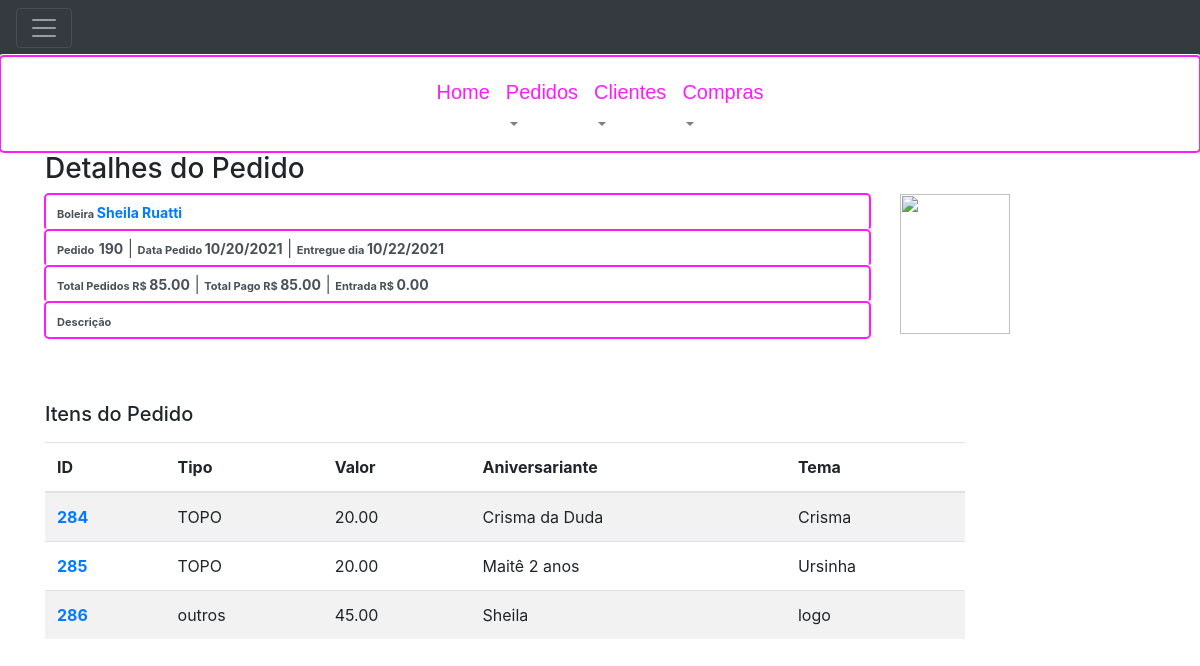
The app's page /orders/190/detail/ (signed in) with its own data.
### order_control/models.py (models this page shows, shortened)
class Order(models.Model):
    createdAt = models.DateTimeField(auto_now_add=True)
    deliveryAt = models.DateTimeField(null=True, blank=True, verbose_name="Entregar em")
    delivered = models.BooleanField(default=False, verbose_name="Entregue")
    description = models.TextField(max_length=255, null=True, blank=True)
    downPayment = models.DecimalField(max_digits=8, decimal_places=2, verbose_name='Entrada R$', null=True, blank=True, default=0.00)
    totalOrder = models.DecimalField(max_digits=8, decimal_places=2, verbose_name='Total Pedido R$', null=True, blank=True, default=0.00)
    totalPayment = models.DecimalField(max_digits=8, decimal_places=2, verbose_name='Total Pago R$', null=True, blank=True, default=0.00)
    client = models.ForeignKey(Client, on_delete=models.PROTECT, related_name="client", verbose_name='Cliente')
    class Meta:
        unique_together = ['client', 'id']
        ordering = ['-id']

class Client (models.Model):
    createAt = models.DateTimeField(auto_now_add=True)
    name = models.CharField(max_length=255, verbose_name='Nome do Cliente')
    phone = models.CharField(max_length=15, null=True, blank=True, verbose_name='Telefone')
    picture = models.FileField(upload_to='clients/', null=True, blank=True, verbose_name='Foto de Perfil')
    balance = models.DecimalField(max_digits=8, decimal_places=2, default=0.0, verbose_name='Balanço')
    active = models.BooleanField(default=True, verbose_name="Ativo")
    cakeMaker = models.BooleanField(default=False, verbose_name='Boleira')
    password = models.CharField(max_length=50, verbose_name="Senha")
    class Meta:
        ordering = ['id']

class BoxTop(models.Model):
    gift = models.BooleanField(default=False, verbose_name="Brinde?")
    type = models.CharField(max_length=255, choices=BOX_TOP_CHOICES)
    theme = models.CharField(max_length=255)
    birthdayName = models.CharField(max_length=255, null=True, blank=True)
    amount = models.DecimalField(max_digits=8, decimal_places=2, default=0.00, verbose_name='Valor total R$')
    description = models.CharField(max_length=255, null=True, blank=True)
    storedIn = models.FileField(upload_to='boxes/', null=True, blank=True, verbose_name='Figura')
    order = models.ForeignKey(Order, related_name='items', on_delete=models.PROTECT)
    class Meta:
        unique_together = ['order', 'id']
        ordering = ['id']

### order_control/views.py (the view)
# urls.py: path('orders/<int:id>/detail/', views.order_details, name='order_detail'),
@login_required(login_url=reverse_lazy('order_control:login'))
def order_details(request, id):
    order = Order.objects.get(id=id)
    order_items = BoxTop.objects.filter(order=order)
    return render(request, 'order_control/order/detail.html',
                  {'order': order, 'order_items': order_items})

### templates/order_control/order/detail.html (shortened to what this page needs)
{% extends "layout.html" %}
{% block content %}
<div class="container" xmlns="http://www.w3.org/1999/html">
        <h3> Detalhes do Pedido </h3>
        <div class="form-group">
            <div class="row">
                <div  id="head" class="col-sm-9" >
                    <div class='form-control'>
                        <span class='label label-default' style='font-size:11px;'>
                            <strong>
                                {% if order.client.cakeMaker%}
                                    Boleira
                                {% else %}
                                    cliente
                                {% endif %}
                            </strong>
                        </span>
                        <span class='label label-default' style='font-size:14px;'  >
                            <a href="{% url 'order_control:client_detail'  order.client.id %}">
                                <strong>{{ order.client.name }}</strong></span>
                    </div>
                    <div class='form-control'>
                        <span class='label label-default' style='font-size:11px;'><strong>Pedido</strong></span>
                        <span class='label label-default' style='font-size:14px;' ><strong>{{ order.id }}</strong></span>
                            |
                            <span class='label label-default' style='font-size:11px;'><strong>Data Pedido </strong></span>
                            <span class='label label-default' style='font-size:14px;' ><strong>{{ order.createdAt|date:"SHORT_DATE_FORMAT" }}</strong></span>
                            {% if order.delivered%}
                                |
                                <span class='label label-default' style='font-size:11px;'><strong>Entregue dia  </strong></span>
                                <span class='label label-default' style='font-size:14px;' ><strong>{{ order.deliveryAt|date:"SHORT_DATE_FORMAT" }}</strong></span>
                            {% endif %}
                    </div>
                    <div class='form-control'>
                        <span class='label label-default' style='font-size:11px;'><strong>Total Pedidos R$ </strong></span>
                        <span class='label label-default' style='font-size:14px;' ><strong>{{ order.totalOrder }}</strong></span>
                         |
                        <span class='label label-default' style='font-size:11px;'><strong>Total Pago R$ </strong></span>
                        <span class='label label-default' style='font-size:14px;' ><strong>{{ order.totalPayment }}</strong></span>
                         |
                        <span class='label label-default' style='font-size:11px;'><strong>Entrada R$ </strong></span>
                        <span class='label label-default' style='font-size:14px;' ><strong>{{ order.downPayment }}</strong></span>
                    </div>
                    <div class='form-control'>
                        <span class='label label-default' style='font-size:11px;'><strong>Descrição</strong></span>
                    </div>
                </div>
                <div id="photo" class="col-sm-3">
                    <img src='{{ MEDIA_URL}}{{ order.client.picture }}' width="110" height="140">
                </div>
            </div>
            <p><h5> Itens do Pedido </h5></p>
            <div class="form-group">
                <div class="row">
                    <div  class="col-sm-10" >
                        <table class="table table-striped table-hover">
                            <thead>
                            <tr>
                                <th>ID</th>
                                <th>Tipo</th>
                                <th>Valor</th>
                                <th>Aniversariante</th>
                                <th>Tema</th>
                            </tr>
                            </thead>
                            <tbody>
                            {% for item in order_items%}
                                <tr>
                                    <td>
                                        <a href="{% url 'order_control:order_items_details' item.id %}">
                                            <strong>{{ item.id }}</strong></span>
                                        </a>
                                    </td>
                                    <td>{{ item.type }}</td>
                                    <td>{{ item.amount }}</td>
                                    <td>{{ item.birthdayName }}</td>
                                    <td>{{ item.theme }}</td>
                                </tr>
                            {% endfor %}
                            </tbody>
                        </table>
                    </div>
                </div>
           </div>
        </div>
    </div>
{% endblock %}

### static/order_control/css/style.css (style rules this page uses)
.form-control, .form-control:focus { box-shadow: 0 0 0 0 rgba(255, 255, 255, 0); border: rgba(255, 255, 255, 0); outline: #fe1bfcff auto 5px ; }

### records on screen
Order: client.name "Sheila Ruatti", id "190", createdAt "10/20/2021", deliveryAt "10/22/2021", totalOrder "85.00", totalPayment "85.00", downPayment "0.00"
BoxTop: id "284", type "TOPO", amount "20.00", birthdayName "Crisma da Duda", theme "Crisma"
BoxTop: id "285", type "TOPO", amount "20.00", birthdayName "Maitê 2 anos", theme "Ursinha"
BoxTop: id "286", type "outros", amount "45.00", birthdayName "Sheila", theme "logo"
